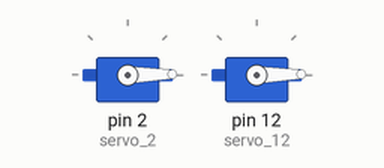
Simulated run of this sketch. Board: Arduino Uno, built with avr-gcc and run on an emulated ATmega328P. On the bench: 2 × servo.

Above: at 0.05 s.
At 2.2 s:
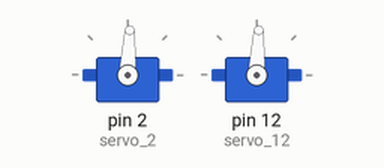
At 4.4 s:
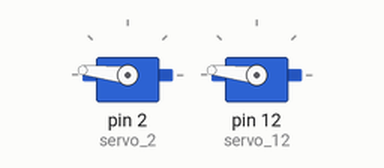
At 8.75 s:
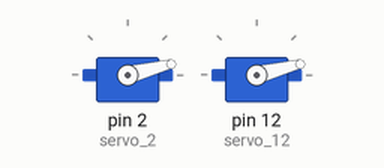
Timing chart, 0 to 11.8 s (numbered marks = the images above):
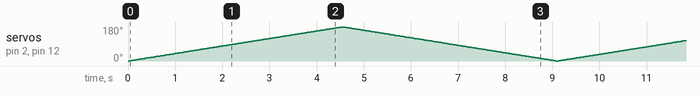

The sketch:

servo_motor1.ino
```cpp
#include <Servo.h>

int i = 0;

Servo servo_2;

Servo servo_12;

void setup()
{
  servo_2.attach(2);

  servo_12.attach(12);

}

void loop()
{
  for (i = 0; i <= 180; i++) {
    servo_2.write(i);
    servo_12.write(i);
    delay(25); // Wait for 25 millisecond(s)
  }
  for (i = 180; i >= 0; i--) {
    servo_2.write(i);
    servo_12.write(i);
    delay(25); // Wait for 25 millisecond(s)
  }
}
```
